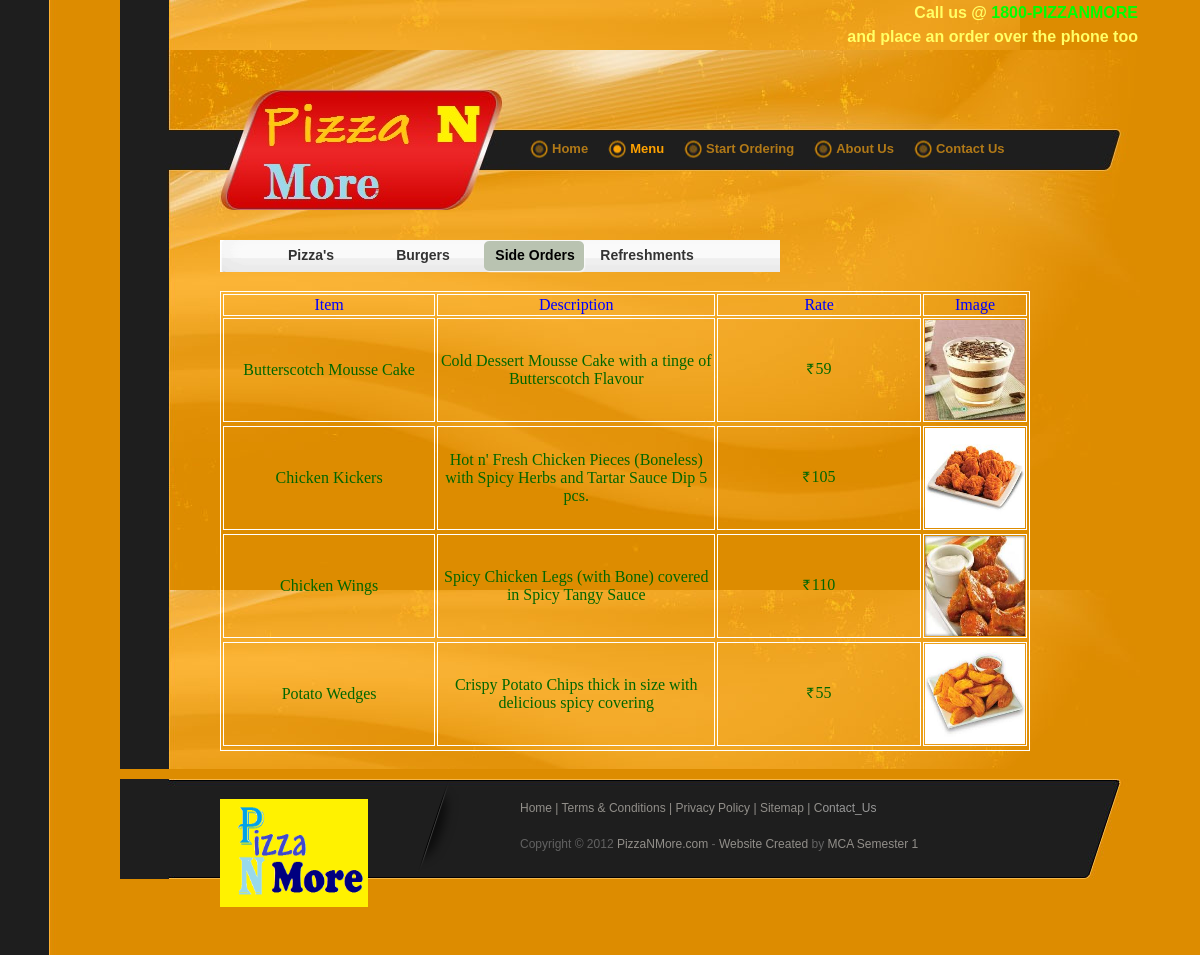
Screenshot of /menu_sideorders.php with the database file from the repository.
### tables this page shows
CREATE TABLE IF NOT EXISTS `products` (
  `product_id` varchar(10) NOT NULL,
  `product_name` varchar(50) NOT NULL,
  `product_description` text NOT NULL,
  `product_category` varchar(50) NOT NULL,
  `product_price` int(11) NOT NULL,
  `product_image` varchar(100) NOT NULL,
  PRIMARY KEY (`product_id`)
);

### menu_sideorders.php (the view, shortened to what this page needs)
<!DOCTYPE html PUBLIC "-//W3C//DTD XHTML 1.0 Transitional//EN" "http://www.w3.org/TR/xhtml1/DTD/xhtml1-transitional.dtd">
<html xmlns="http://www.w3.org/1999/xhtml">
<head>
<link href="templatemo_style.css" rel="stylesheet" type="text/css" />
<link href="rupees.css" rel="stylesheet" type="text/css" />
</head>
<body>
<div id="templatemo_content2">
  <table width="1021" height="50">
  <tr>
    <td colspan="2" rowspan="2">&nbsp;</td>
    <td><div align="right"><strong><span class="style25">Call us @ <span class="style29">1800-PIZZANMORE</span> </span></strong></div></td>
  </tr>
  <tr>
    <td><div align="right"><strong><span class="style25">and place an order over the phone too </span></strong></div></td>
  </tr>
</table>
</div>
<div id="templatemo_header">
    <div id="templatemo_menu">
        <ul>
            <li><a href="index.php" >Home</a><a class="current">Menu</a></li>
            <li><a href="startordering.php">Start Ordering </a></li>
            <li><a href="aboutus.php">About Us </a></li>
            <li><a href="contactus.php">Contact Us</a></li>
        </ul>
  </div>
</div>
<div id="templatemo_content">
 <div id="templ_menu">
            <ul>
                <li><a href="menu.php" >Pizza's</a></li>
                <li><a href="menu_burgers.php" >Burgers</a></li>
                <li><a class="current">Side Orders</a></li>
                <li><a href="menu_refreshments.php">Refreshments</a></li>
          	</ul>
  </div>
 <span class="style555">
 <?php
$query = mysql_query("select * from products where product_category='side_orders'");
echo '<table width="90%" border="1" bordercolor=White>';
echo '<tr><td align="CENTER"><font color="blue">Item</font></td><td align="CENTER"><font color="blue">Description</font></td><td align="CENTER"><font color="blue">Rate</font></td><td align="CENTER"><font color="blue">Image</font></td></tr>';
while($row = mysql_fetch_array($query)) {
echo '<tr>';
echo '<td width="30%" align="CENTER">';
echo $row['product_name'];
echo '</td>';
echo '<td width="40%" align="CENTER">';
echo $row['product_description'];
echo '</td>';
echo '<td width="30%" align="CENTER">';
echo '<span class="WebRupee">Rs.</span>';
echo $row['product_price'];
echo '</td>';
echo '<td align="CENTER">';
$contant=$row['product_image'];
echo '<img src="'.$contant.'" height="100px" width="100px">';
echo '</td>';
echo '<tr>';
}
echo '</table>';
?>
</span>
 <p>&nbsp;</p>
</div>
  <div id="templatemo_footer">
	<div id="footer_logo">
    	<a href="index.php"><img src="img/Logo.png" alt="LOGO" width="148" height="108" /></a>
      <p>&nbsp;</p>
  </div>
  	<div id="footer_right">
	    <span class="style1"><a href="index.php" class="current">Home</a> |
        <a href="termsandconditions.php">Terms &amp; Conditions </a> |<a href="privacypolicy.php"> Privacy Policy</a> |
        <a href="sitemap.php">Sitemap</a> |
        <a href="contactus.php">C<span class="style31">ontact_</span></a></span><a href="contactus.php"><span class="style31">Us</span></a><br />
        <br />
    	Copyright © 2012 <a href="#" class="style2">PizzaNMore.com</a> -
  <a href="http://www.iwebsitetemplate.com" target="_parent">Website Created</a> by<span class="style1"> MCA Semester 1 </span></div>
</div>
</body>
</html>

### templatemo_style.css (style rules this page uses)
body { margin: 0px; margin-left:10%; padding: 0px; color: #000; font-family: Tahoma, Geneva, sans-serif; font-size: 12px; line-height: 1.5em; background-color: #dd8c00; background-image: url(images/templatemo_body.jpg); background-repeat: repeat-y; background-position: left }
a, a:link, a:visited { color: #990000; text-decoration: none; }
p { margin: 0 0 10px 0; padding: 0; }
img { border: none; }
#templatemo_header { width: 920px; height: 160px; padding: 0 50px; background: url(images/templatemo_header2.jpg) left top }
#templatemo_menu { float: right; width: 560px; height: 40px; margin: 80px 20px 0 0 }
#templatemo_menu ul { margin: 0; padding: 10px 0 0 0; list-style: none; }
#templatemo_menu ul li { padding: 0; margin: 0; display: inline; }
#templatemo_menu ul li a { float: left; display: block; padding-left: 22px; margin-left: 20px; font-size: 13px; color: #b17917; text-decoration: none; font-weight: bold; text-align: center; outline: none; background:url(images/templatmeo_menu.jpg) left center no-repeat }
#templatemo_menu ul li a:hover, #templatemo_menu ul .current { color: #ffa200; background: url(images/templatemo_menu_hover.jpg) left center no-repeat }
#templatemo_content { width: 900px; padding: 30px 20px 0 100px; background: url(images/templatemo_main.jpg) left top repeat }
#templatemo_content2 { width: 900px; background: url(images/templatemo_main.jpg) left top repeat }
#templatemo_footer { width: 900px; height: 100px; padding: 0 20px 0 100px; margin-bottom: 50px; color: #626262; background: url(images/templatemo_footer.jpg) left top no-repeat }
#templatemo_footer a { color: #928f8a }
#footer_logo { float: left; width: 180px; background: url(images/templatemo_footer_divider.png) right top no-repeat; padding: 20px 60px 20px 0; }
#footer_right { float: right; width: 550px; padding: 20px 50px 20px; }
#templ_menu { width: 550px; height: 40px; padding: 1px 5px 0; background: url(images/submenu2.png) no-repeat; }
#templ_menu ul { margin: 0; padding: 0 35px; list-style: none; }
#templ_menu ul li { padding: 0px; margin: 0px; display: inline; }
#templ_menu ul li a { float: left; display: block; width: 102px; height: 27px; padding: 5px 0 0 0; margin: 0 10px 0 0 ; font-size: 14px; text-align: center; text-decoration: none; color: #333; font-weight: bold; outline: none; border: none; }
#templ_menu ul li a:hover, #templ_menu ul li .current { color: #000; background: url(images/submenu.png) no-repeat; }

### rupees.css (style rules this page uses)
.WebRupee { font-size:14px; font-family:'WebRupee'; }
html>body .WebRupee { margin-right:2px; }
html>body .WebRupee { *margin-right:0; }

### menu_sideorders.php (style rules this page uses)
.style2 { color: #EE0000 }
.style25 { font-size: 16px; color: #FFFF66; }
.style29 { color: #00FF00 }
.style31 { color: #999999 }

### rows the page displays
products: product_name "Butterscotch Mousse Cake", product_description "Cold Dessert Mousse Cake with a tinge of Butterscotch Flavour", product_price "59", product_image (picture)
products: product_name "Chicken Kickers", product_description "Hot n' Fresh Chicken Pieces (Boneless) with Spicy Herbs and Tartar Sauce Dip 5 pcs.", product_price "105", product_image (picture)
products: product_name "Chicken Wings", product_description "Spicy Chicken Legs (with Bone) covered in Spicy Tangy Sauce", product_price "110", product_image (picture)
products: product_name "Potato Wedges", product_description "Crispy Potato Chips thick in size with delicious spicy covering", product_price "55", product_image (picture)
